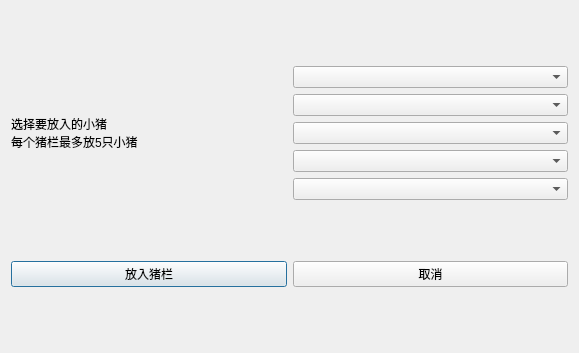
<?xml version="1.0" encoding="UTF-8"?>
<ui version="4.0">
 <class>pushType</class>
 <widget class="QDialog" name="pushType">
  <property name="geometry">
   <rect>
    <x>0</x>
    <y>0</y>
    <width>579</width>
    <height>353</height>
   </rect>
  </property>
  <property name="windowTitle">
   <string>Dialog</string>
  </property>
  <layout class="QGridLayout" name="gridLayout">
   <item row="0" column="0">
    <widget class="QLabel" name="lblType">
     <property name="text">
      <string>选择要放入的小猪
每个猪栏最多放5只小猪</string>
     </property>
    </widget>
   </item>
   <item row="0" column="1">
    <layout class="QVBoxLayout" name="verticalLayout">
     <item>
      <widget class="QComboBox" name="comboBox"/>
     </item>
     <item>
      <widget class="QComboBox" name="comboBox_2"/>
     </item>
     <item>
      <widget class="QComboBox" name="comboBox_3"/>
     </item>
     <item>
      <widget class="QComboBox" name="comboBox_4"/>
     </item>
     <item>
      <widget class="QComboBox" name="comboBox_5"/>
     </item>
    </layout>
   </item>
   <item row="1" column="0">
    <widget class="QPushButton" name="pushButton">
     <property name="text">
      <string>放入猪栏</string>
     </property>
    </widget>
   </item>
   <item row="1" column="1">
    <widget class="QPushButton" name="btnCancel">
     <property name="text">
      <string>取消</string>
     </property>
    </widget>
   </item>
  </layout>
 </widget>
 <resources/>
 <connections/>
</ui>
